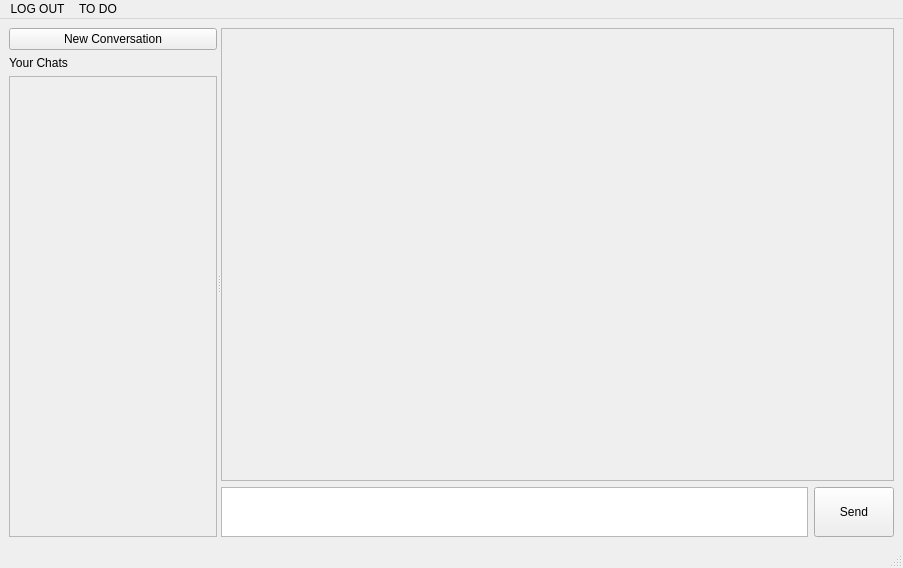
<?xml version="1.0" encoding="UTF-8"?>
<ui version="4.0">
 <class>MainWindow</class>
 <widget class="QMainWindow" name="MainWindow">
  <property name="geometry">
   <rect>
    <x>0</x>
    <y>0</y>
    <width>903</width>
    <height>568</height>
   </rect>
  </property>
  <property name="windowTitle">
   <string>Chats.ai</string>
  </property>
  <widget class="QWidget" name="centralwidget">
   <layout class="QHBoxLayout" name="horizontalLayout">
    <item>
     <widget class="QSplitter" name="splitter">
      <property name="orientation">
       <enum>Qt::Horizontal</enum>
      </property>
      <widget class="QWidget" name="layoutWidget">
       <layout class="QVBoxLayout" name="verticalLayout_3">
        <item>
         <widget class="QPushButton" name="pushButtonNewChat">
          <property name="text">
           <string>New Conversation</string>
          </property>
          <property name="flat">
           <bool>false</bool>
          </property>
         </widget>
        </item>
        <item>
         <widget class="QLabel" name="label">
          <property name="text">
           <string>Your Chats</string>
          </property>
         </widget>
        </item>
        <item>
         <widget class="QScrollArea" name="scrollAreaThreads">
          <property name="widgetResizable">
           <bool>true</bool>
          </property>
          <widget class="QWidget" name="scrollAreaThreadsWidgetContents">
           <property name="geometry">
            <rect>
             <x>0</x>
             <y>0</y>
             <width>203</width>
             <height>445</height>
            </rect>
           </property>
           <layout class="QVBoxLayout" name="verticalLayout_4">
            <item>
             <layout class="QVBoxLayout" name="scrollAreaThreadsWidgetContents1"/>
            </item>
           </layout>
          </widget>
         </widget>
        </item>
       </layout>
      </widget>
      <widget class="QWidget" name="layoutWidget">
       <layout class="QGridLayout" name="gridLayout">
        <item row="1" column="0">
         <widget class="QTextEdit" name="textEditMsg">
          <property name="sizePolicy">
           <sizepolicy hsizetype="Expanding" vsizetype="MinimumExpanding">
            <horstretch>0</horstretch>
            <verstretch>0</verstretch>
           </sizepolicy>
          </property>
          <property name="maximumSize">
           <size>
            <width>16777215</width>
            <height>50</height>
           </size>
          </property>
         </widget>
        </item>
        <item row="1" column="1">
         <widget class="QPushButton" name="pushButtonSendReq">
          <property name="sizePolicy">
           <sizepolicy hsizetype="Minimum" vsizetype="Preferred">
            <horstretch>0</horstretch>
            <verstretch>0</verstretch>
           </sizepolicy>
          </property>
          <property name="text">
           <string>Send</string>
          </property>
         </widget>
        </item>
        <item row="0" column="0" colspan="2">
         <widget class="QScrollArea" name="scrollAreaChats">
          <property name="widgetResizable">
           <bool>true</bool>
          </property>
          <widget class="QWidget" name="scrollAreaChatsWidgetContents">
           <property name="geometry">
            <rect>
             <x>0</x>
             <y>0</y>
             <width>665</width>
             <height>442</height>
            </rect>
           </property>
           <layout class="QVBoxLayout" name="verticalLayout_2">
            <item>
             <layout class="QVBoxLayout" name="scrollAreaChatsLayout"/>
            </item>
           </layout>
          </widget>
         </widget>
        </item>
       </layout>
      </widget>
     </widget>
    </item>
   </layout>
  </widget>
  <widget class="QMenuBar" name="menubar">
   <property name="geometry">
    <rect>
     <x>0</x>
     <y>0</y>
     <width>903</width>
     <height>21</height>
    </rect>
   </property>
   <widget class="QMenu" name="menuLOG_OUT">
    <property name="title">
     <string>LOG OUT</string>
    </property>
   </widget>
   <widget class="QMenu" name="menuTO_DO">
    <property name="title">
     <string>TO DO</string>
    </property>
   </widget>
   <addaction name="menuLOG_OUT"/>
   <addaction name="menuTO_DO"/>
  </widget>
  <widget class="QStatusBar" name="statusbar"/>
 </widget>
 <resources/>
 <connections/>
</ui>
